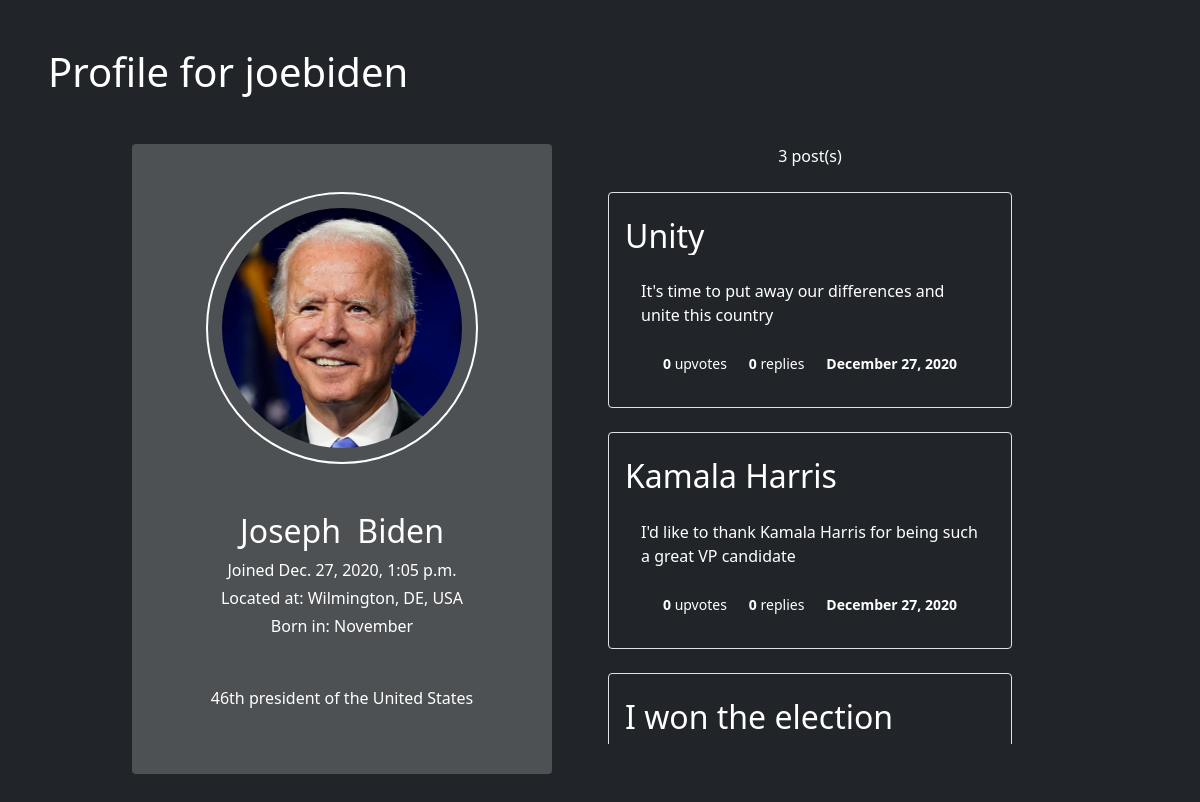
/profiles/22, run on the app's committed database.
### forum/models.py (models this page shows, shortened)
class Profile (models.Model):
    forum_user = models.OneToOneField(ForumUser, on_delete=models.CASCADE)
    picture = models.ImageField(default='defpfp.jpg', upload_to='profiles/', null=True, blank=True)
    date_joined = models.DateTimeField(auto_now_add=True)
    description = models.CharField(max_length=500, null=True, blank=True)
    @property
    def picture_url (self):
        try:
            return self.picture.url
        except:
            return ''
    @property
    def is_description_whitespace (self):
        return self.description.isspace()
    @property
    def post_count (self):
        return ForumPost.objects.filter(profile=self).count()

class ForumUser (models.Model):
    user = models.OneToOneField(User, on_delete=models.CASCADE)
    first_name = models.CharField(max_length=30)
    surname = models.CharField(max_length=30)
    email = models.EmailField(max_length=100)
    phone = models.CharField(max_length=10, validators=[MinLengthValidator(10)])
    dob = models.DateField()
    location = models.CharField(max_length=100, null=True, blank=True)
    @property
    def full_name (self):
        return self.first_name + ' ' + self.surname
    @property
    def dob_month (self):
        months = [
            'January', 'February', 'March', 'April', 'May', 'June',
            'July', 'August', 'September', 'October', 'November', 'December'
        ]
        return months[self.dob.month - 1]

class ForumPost (models.Model):
    profile = models.ForeignKey(Profile, on_delete=models.SET_NULL, null=True)
    title = models.CharField(max_length=200)
    description = models.CharField(max_length=3000, validators=[MinLengthValidator(20)])
    date_posted = models.DateTimeField(auto_now_add=True)
    upvotes = models.IntegerField(default=0, null=True, blank=True)
    @property
    def get_date_full (self):
        return self.date_posted.strftime('%B %d, %Y')

### forum/views.py (the view)
# urls.py: path('profiles/<int:forum_user_id>', profile_details_view, name='profile'),
def profile_details_view (request, forum_user_id):
    if forum_user_id in [obj.id for obj in ForumUser.objects.all()]:
        profile = Profile.objects.get(forum_user=ForumUser.objects.get(id=forum_user_id))
        posts_by_profile = reversed(ForumPost.objects.filter(profile=profile))
        if request.method == 'POST':
            logout(request)
            return redirect('home')
    else:
        raise Http404
    return render(request, 'forum/profile.html', {
        'profile': profile,
        'is_authorized': request.user == profile.forum_user.user,
        'posts': posts_by_profile
    })

### forum/templates/forum/profile.html (shortened to what this page needs)
{% extends 'forum/base.html' %}
{% load static %}
{% block content %}
    <h1 class="mb-5">Profile for {{ profile.forum_user.user.username }} </h1>
    <div class="d-flex justify-content-center mx-5">
        <div style="background-color: #ffffff33;" class="col-5 p-5 rounded">
            <div class="profile-img-outline">
                <div class="profile-img-container"></div>
            </div>
            <h2 style="word-spacing: 0.5rem;" class="mx-auto text-center mt-5"> {{ profile.forum_user.full_name }} </h2>
            <p class="mx-auto text-center my-1">Joined {{ profile.date_joined }} </p>
            <p class="mx-auto text-center my-1">Located at: {{ profile.forum_user.location }} </p>
            <p class="mx-auto text-center my-1">Born in: {{ profile.forum_user.dob_month}} </p>
            {% if profile.description != None and profile.description and not profile.is_description_whitespace %}
                <p class="text-center mt-5"> {{ profile.description }} </p>
            {% else %}
                <p class="mx-auto text-center mt-5"><strong>[ No description for {{ profile.forum_user.user.username }} ]</strong></p>
            {% endif %}
        </div>
        <div class="col-5 mx-5">
            <p class="text-center">{{ profile.post_count }} post(s)</p>
            <div style="height: 35rem; overflow-y: scroll;" class="mt-3 p-2 profile-forum-posts">
                {% for post in posts %}
                    <a style="text-decoration: none;" class="d-block p-3 pt-4 rounded bg-transparent border mb-4"
                    href="{% url 'post-details' post.id %}">
                        <h2 class="mb-4" style="white-space: nowrap; overflow: hidden; text-overflow: ellipsis;">{{ post.title }}</h2>
                        <p class="px-3 forum-post-desc">{{ post.description }}</p>
                        <div style="width: 100%; justify-content: space-evenly;" class="px-3 mt-4 d-flex">
                            <p><small><strong>{{ post.upvotes }}</strong> upvotes</small></p>
                            <p><small><strong>{{ post.upvotes }}</strong> replies</small></p>
                            <p><small><strong>{{ post.get_date_full }}</strong></small></p>
                        </div>
                    </a>
                {% endfor %}
            </div>
        </div>
    </div>
{% endblock content %}

### static/css/base.css (style rules this page uses)
* { color: white; }

### data on the page
Profile: forum_user.user.username "joebiden", forum_user.full_name "Joseph Biden", date_joined "Dec. 27, 2020, 1:05 p.m.", forum_user.location "Wilmington, DE, USA", forum_user.dob_month "November", description "46th president of the United States", post_count "3"
ForumPost: title "Unity", description "It's time to put away our differences and unite this country", upvotes "0", get_date_full "December 27, 2020"
ForumPost: title "Kamala Harris", description "I'd like to thank Kamala Harris for being such a great VP candidate", upvotes "0", get_date_full "December 27, 2020"
ForumPost: title "I won the election"
